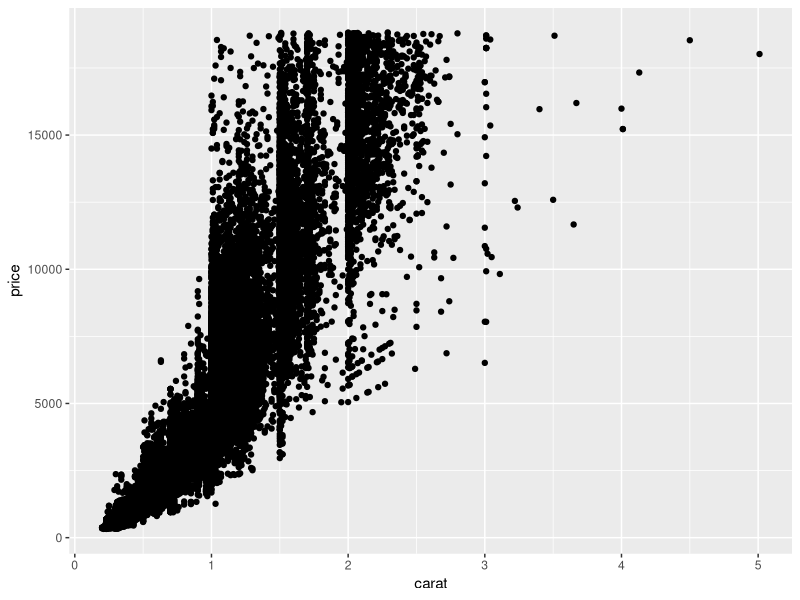
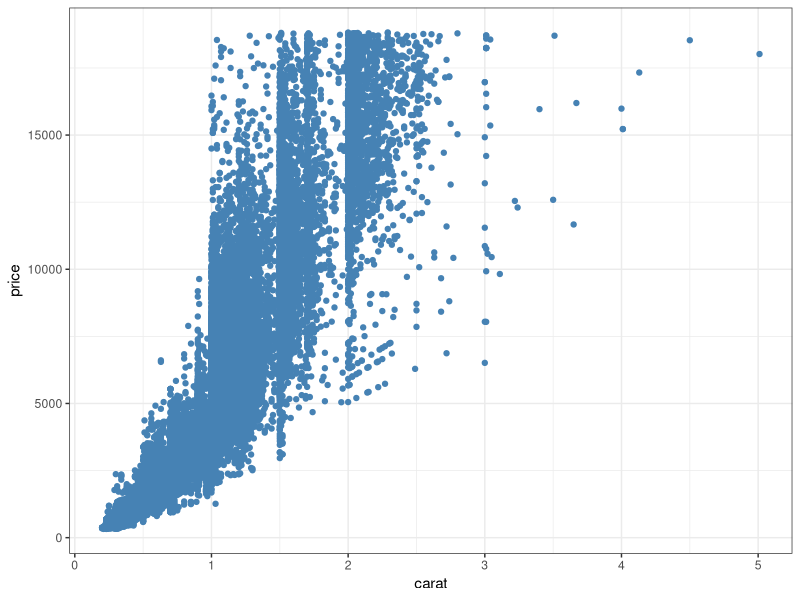
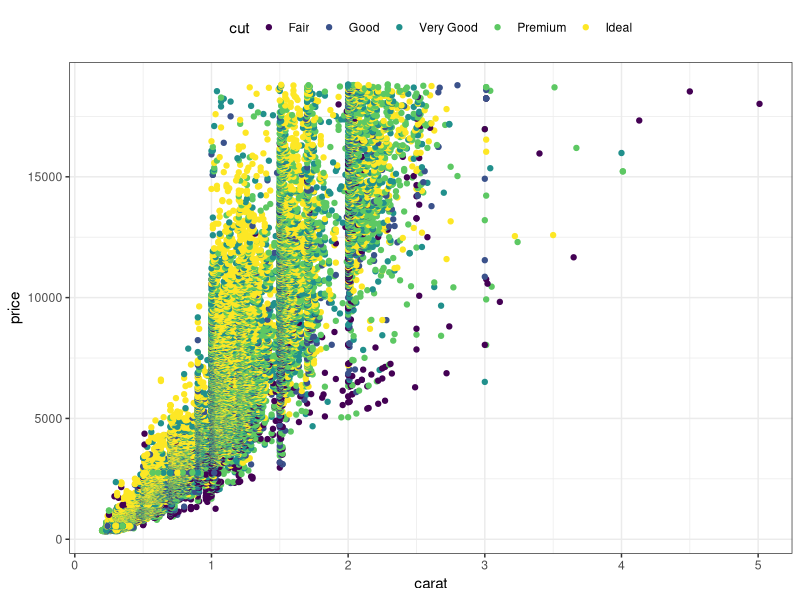
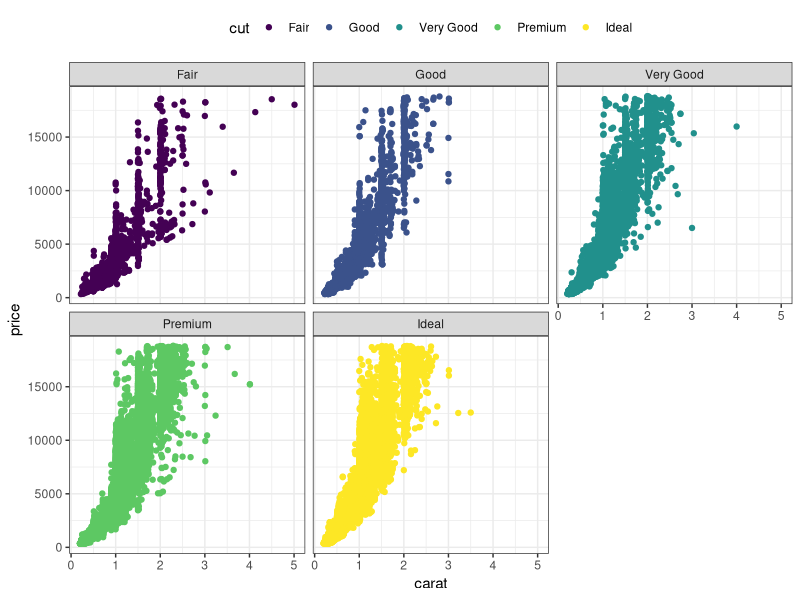
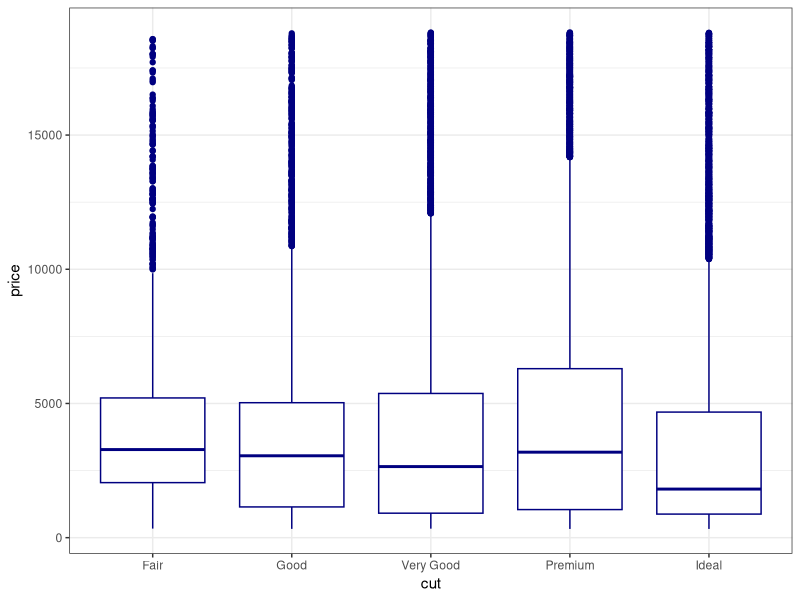
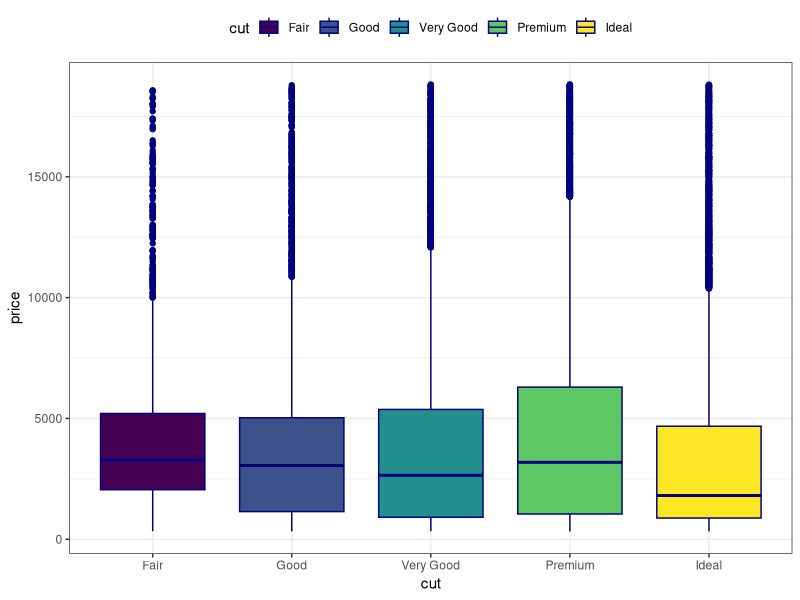
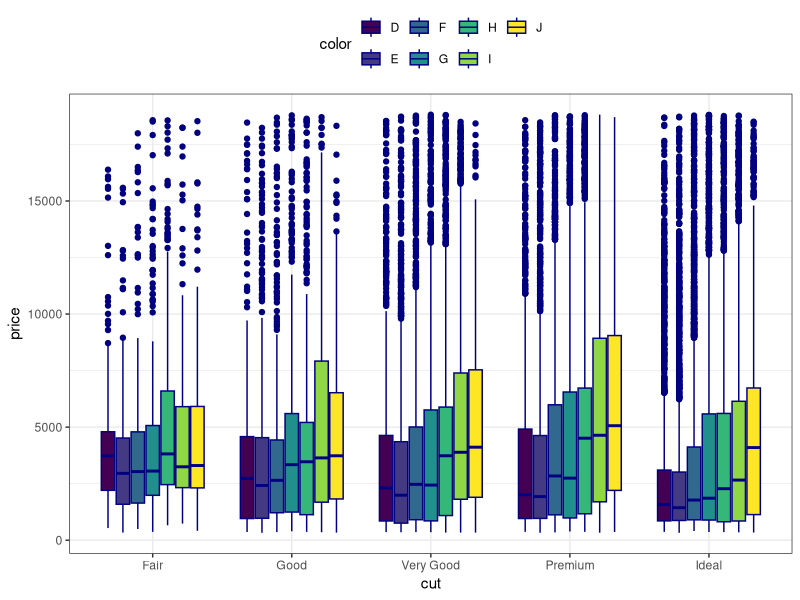
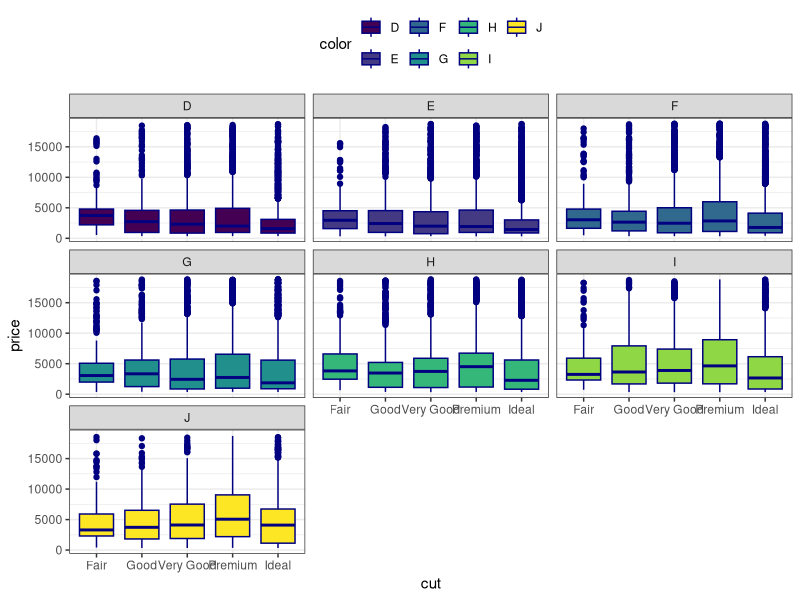

Write the R code that produced these figures, in order.
## ---- chunk 1
#| echo: true
#| output-location: fragment
library('ggplot2')
## ---- chunk 2
#| echo: true
#| output-location: fragment
library('ggplot2')
df <- diamonds
summary(df)
## ---- chunk 3
#| echo: true
#| output-location: fragment

ggplot(df, aes(x = carat, y = price)) +
    geom_point()
## ---- chunk 4
#| echo: true
#| output-location: fragment

ggplot(df, aes(x = carat, y = price)) +
    geom_point(color = 'steelblue') +
    theme_bw()
## ---- chunk 5
#| echo: true
#| output-location: fragment

ggplot(df, aes(x = carat, y = price)) +
    geom_point(aes(color = cut)) +
    theme_bw() +
    theme(legend.position = 'top')
## ---- chunk 6
#| echo: true
#| output-location: fragment

ggplot(df, aes(x = carat, y = price)) +
    geom_point(aes(color = cut)) +
    theme_bw() +
    theme(legend.position = 'top') +
    facet_wrap(~ cut)
## ---- chunk 7
#| echo: true
#| output-location: fragment

ggplot(df, aes(x = cut, y = price)) +
    geom_boxplot(color = 'navy') +
    theme_bw()
## ---- chunk 8
#| echo: true
#| output-location: fragment

ggplot(df, aes(x = cut, y = price)) +
    geom_boxplot(aes(fill = cut), color = 'navy') +
    theme_bw() +
    theme(legend.position = 'top')
## ---- chunk 9
#| echo: true
#| output-location: fragment

ggplot(df, aes(x = cut, y = price)) +
    geom_boxplot(aes(fill = color), color = 'navy') +
    theme_bw() +
    theme(legend.position = 'top')
## ---- chunk 10
#| echo: true
#| output-location: fragment

ggplot(df, aes(x = cut, y = price)) +
    geom_boxplot(aes(fill = color), color = 'navy') +
    theme_bw() +
    theme(legend.position = 'top') +
    facet_wrap(~ color)
## ---- chunk 11
#| echo: true
#| output-location: fragment

ggplot(df, aes(x = color, y = price)) +
    geom_boxplot(aes(fill = cut), color = 'navy') +
    theme_bw() +
    theme(legend.position = 'top')
